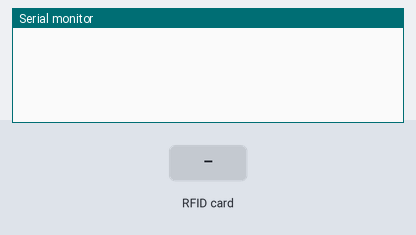
Bench run of a sketch on a simulated Arduino Uno, built with avr-gcc and run on an emulated ATmega328P. Shown: the last lines printed to the serial monitor. The inputs (shaded band) are chosen by the test bench.

Above: at 1.2 s.
1.3 s: RFID card 5E 7A 19 C4 held to the reader
At 2.5 s:
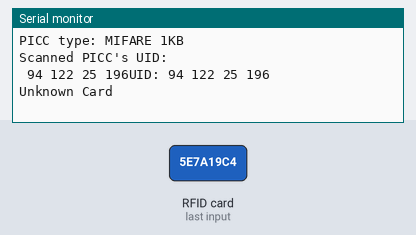
2.8 s: RFID card 5E 7A 19 C4 held to the reader
At 3.4 s:
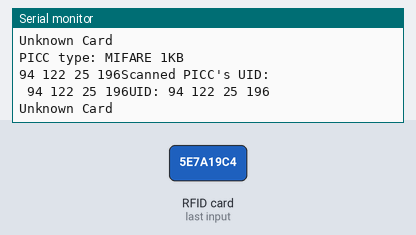

The sketch:

RFID.ino
```cpp
#include <MFRC522.h>

#include <SPI.h>

#define SS_PIN 10
#define RST_PIN 9

MFRC522 rfid(SS_PIN, RST_PIN); // Instance of the class

MFRC522::MIFARE_Key key;

int code[] = {69, 141, 8, 136}; //This is the stored UID
int codeRead = 0;
String uidString;
void setup() {

  Serial.begin(9600);
  SPI.begin(); // Init SPI bus
  rfid.PCD_Init(); // Init MFRC522

}

void loop() {
  if (  rfid.PICC_IsNewCardPresent())
  {
    readRFID();
  }
  delay(100);

}

void readRFID()
{

  rfid.PICC_ReadCardSerial();
  Serial.print(F("\nPICC type: "));
  MFRC522::PICC_Type piccType = rfid.PICC_GetType(rfid.uid.sak);
  Serial.println(rfid.PICC_GetTypeName(piccType));

  // Check is the PICC of Classic MIFARE type
  if (piccType != MFRC522::PICC_TYPE_MIFARE_MINI &&
      piccType != MFRC522::PICC_TYPE_MIFARE_1K &&
      piccType != MFRC522::PICC_TYPE_MIFARE_4K) {
    Serial.println(F("Your tag is not of type MIFARE Classic."));
    return;
  }

  clearUID();

  Serial.println("Scanned PICC's UID:");
  printDec(rfid.uid.uidByte, rfid.uid.size);

  uidString = String(rfid.uid.uidByte[0]) + " " + String(rfid.uid.uidByte[1]) + " " + String(rfid.uid.uidByte[2]) + " " + String(rfid.uid.uidByte[3]);

  printUID();

  int i = 0;
  boolean match = true;
  while (i < rfid.uid.size)
  {
    if (!(rfid.uid.uidByte[i] == code[i]))
    {
      match = false;
    }
    i++;
  }

  if (match)
  {
    Serial.println("\nI know this card!");
    printUnlockMessage();
  } else
  {
    Serial.println("\nUnknown Card");
  }


  // Halt PICC
  rfid.PICC_HaltA();

  // Stop encryption on PCD
  rfid.PCD_StopCrypto1();
}

void printDec(byte *buffer, byte bufferSize) {
  for (byte i = 0; i < bufferSize; i++) {
    Serial.print(buffer[i] < 0x10 ? " 0" : " ");
    Serial.print(buffer[i], DEC);
  }
}

void clearUID()
{
  Serial.print(uidString);
}

void printUID()
{

  Serial.print("UID: ");
  Serial.println(uidString);
}

void printUnlockMessage()
{

  Serial.print("RFID Lock");
  Serial.print("Unlocked");
  delay(2000);
  Serial.print("Unlocked");
  Serial.print("RFID Lock");

}
```

Measured:
- after the input at 1.3 s, the serial monitor: prints a new line at once (image 1)
- after the input at 2.8 s, the serial monitor: prints a new line at once (image 2)
